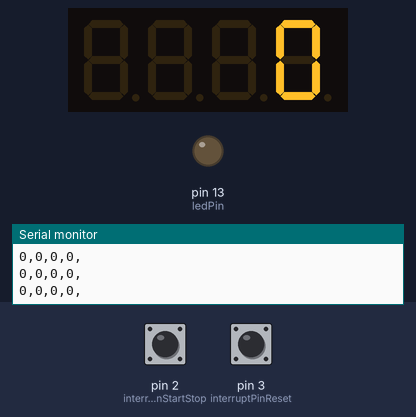
Recording of a program running on a simulated Arduino Nano, built with avr-gcc and run on an emulated ATmega328P. Parts: 4-digit seven-segment display, output pins drawn as LEDs (lit = HIGH), the last lines printed to the serial monitor. Dashed ring = blinking. Inputs (shaded band) come from the test bench; at power-on: pin 2 (interruptPinStartStop) HIGH, pin 3 (interruptPinReset) HIGH.

Above: at 1.2 s.
1.3 s: pin 2 (interruptPinStartStop) pulled LOW for 0.15 s
At 1.76 s:
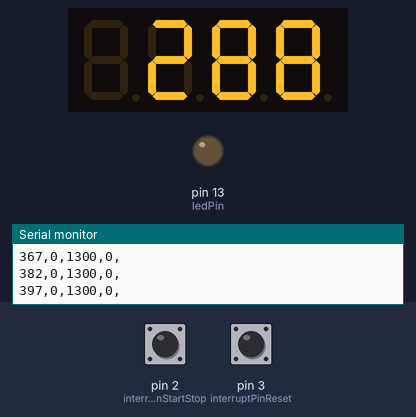
2.0 s: pin 2 (interruptPinStartStop) pulled LOW for 1 s
At 2.5 s:
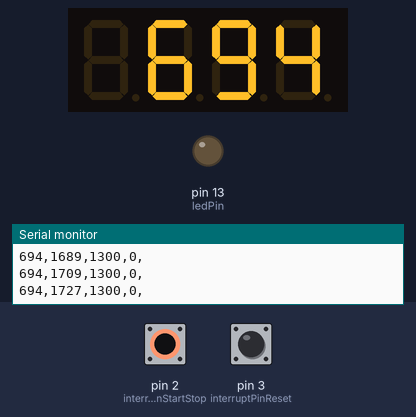
4.5 s: pin 3 (interruptPinReset) pulled LOW for 0.15 s
At 5.4 s:
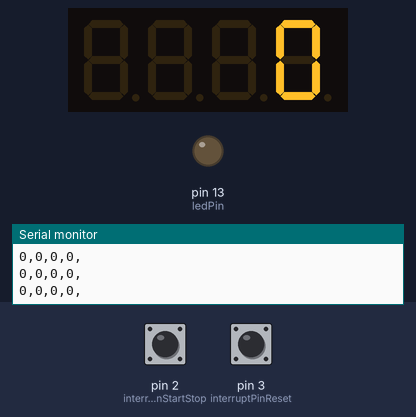
7.6 s: pin 2 (interruptPinStartStop) pulsed LOW 2 times (0.12 s each, 0.3 s apart)
At 7.91 s:
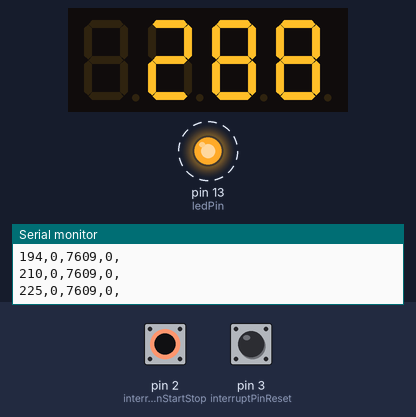
9.7 s: pin 2 (interruptPinStartStop) pulled LOW for 0.15 s
At 10.17 s:
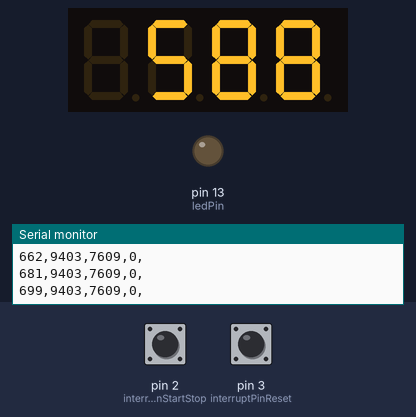
10.4 s: pin 2 (interruptPinStartStop) pulled LOW for 1 s
At 11.0 s:
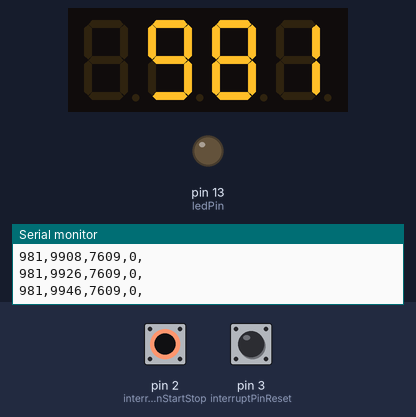
Timing chart, 0 to 13.4 s (numbered marks = the images above; inputs shaded):
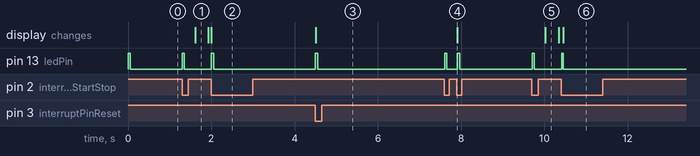

Measured:
- after the input at 1.3 s, pin 13 (ledPin): LOW → HIGH at once, → LOW 0.04 s later; the display: changes after 0.31 s (image 1)
- after the input at 2.0 s, pin 13 (ledPin): LOW → HIGH at once, → LOW 0.06 s later
- after the input at 4.5 s, pin 13 (ledPin): LOW → HIGH at once, → LOW 0.05 s later; the display: changes at once (image 3)
- after the input at 7.6 s, pin 13 (ledPin): alternates HIGH for 0.06 s and LOW for 0.25 s, 4 changes in all, then stays LOW, starting at once; the display: first changes after 0.31 s (image 4 shows a later state)
- after the input at 9.7 s, pin 13 (ledPin): LOW → HIGH at once, → LOW 0.06 s later; the display: changes after 0.32 s (image 5)
- after the input at 10.4 s, pin 13 (ledPin): LOW → HIGH at once, → LOW 0.04 s later

The program:

main.cpp
```cpp
#include <Arduino.h>
#include <SevSeg.h>

#define interruptPinStartStop 2 //The Start/Stop button pin
#define interruptPinReset 3 //The Reset button pin
#define ledPin 13 //LED builtin pin

uint32_t debounceDelay = 50;  //Debounce time - Switch ignore time
uint32_t lastDebounceTime = 0; //This will store the last time the LED was updated
bool debounceDelayDone = false; //Whether or not the debounce delay has occured
bool allowTiming = false;

//Create an instance of the object.
SevSeg myDisplay;

//Create global variables
uint32_t startTimePoint = 0;
uint32_t timeWhilstStopped = 0;
uint32_t TimeOfStopWatch = 0;
uint8_t stageVal = 0;

//Function to give clearance for serial output
void startStopFunc(){
  if (debounceDelayDone == true) {
    //If debounceDelayDone is true, do the following

    //Toggle between the modes
    if (allowTiming == true){
      allowTiming = false;
      // stageVal = 1;
    }
    //else if (allowTiming == false){
    else{
      allowTiming = true;
      // stageVal = 2;
    }
    lastDebounceTime = millis(); //Reset last debounce time
  }
}

//Function to give clearance for serial output
void resetFunc(){
  if (debounceDelayDone == true) {
    //If debounceDelayDone is true, do the following
    TimeOfStopWatch = 0;
    startTimePoint = 0;
    timeWhilstStopped = 0;
    allowTiming = false;
    lastDebounceTime = millis(); //Reset last debounce time
    // stageVal = 0;
  }
}

void setup(){
  Serial.begin(9600); //Initialises serial comms at a baud rate of 9600

  int displayType = COMMON_CATHODE; //Your display is either common cathode or common anode
    //This pinout is for a bubble dispaly
       //Declare what pins are connected to the GND pins (cathodes)
       int digit1 = 10;
       int digit2 = 12;
       int digit3 = 11;
       int digit4 = A0;

       //Declare what pins are connected to the segments (anodes)
       int segA = A1;
       int segB = A2;
       int segC = 4;
       int segD = 5;
       int segE = 6;
       int segF = 7;
       int segG = 8;
       int segDP= 9;

  int numberOfDigits = 4; //Do you have a 1, 2 or 4 digit display?

  myDisplay.Begin(displayType, numberOfDigits, digit1, digit2, digit3, digit4, segA, segB, segC, segD, segE, segF, segG, segDP);

  myDisplay.SetBrightness(100); //Set the display to 100% brightness level

  pinMode(ledPin, OUTPUT); //Sets the builtin led pin as an output
  pinMode(interruptPinStartStop, INPUT_PULLUP); //Assigns a pull up resistor to the push button
  pinMode(interruptPinReset, INPUT_PULLUP); //Assigns a pull up resistor to the push button

  //Run the dispValFunc function when the pin is high
  attachInterrupt(digitalPinToInterrupt(interruptPinStartStop), startStopFunc, FALLING);

  //Run the dispValFunc function when the pin is high
  attachInterrupt(digitalPinToInterrupt(interruptPinReset), resetFunc, FALLING);
}

void loop(){
  //Example ways of displaying a decimal number
  char tempString[10]; //Used for sprintf
  sprintf(tempString, "%4d", TimeOfStopWatch); //Convert TimeOfStopWatch into a string that is right adjusted

  if (TimeOfStopWatch >= 1000 && TimeOfStopWatch < 10000){
    myDisplay.DisplayString(tempString, 1);
  }
  else if (TimeOfStopWatch >= 10000){
    myDisplay.DisplayString(tempString, 2);
  }
  else{
    myDisplay.DisplayString(tempString, 0);
  }

  // Main timing stuff starts here
  //Pressed start
  if(allowTiming == true){
    if(TimeOfStopWatch == 0){
      startTimePoint = millis();
      TimeOfStopWatch++;
      // stageVal = 1;
    }
    else if(timeWhilstStopped == 0){
      TimeOfStopWatch = millis() - timeWhilstStopped - startTimePoint;
      // stageVal = 2;
    }
    else{
      TimeOfStopWatch = millis() - timeWhilstStopped;
      // stageVal = 3;
    }
  }
  //Pressed stop
  else if(allowTiming == false) {
    if(TimeOfStopWatch != 0){
      timeWhilstStopped = millis() - TimeOfStopWatch;
      // stageVal = 4;
    }
    else{
      timeWhilstStopped = 0;
      // stageVal = 5;
    }
  }
  // Main timing stuff stops here
  // /*
  Serial.print(TimeOfStopWatch);
  Serial.print(",");
  Serial.print(timeWhilstStopped);
  Serial.print(",");
  Serial.print(startTimePoint);
  Serial.print(",");
  Serial.print(stageVal);
  Serial.println(",");
  // */

  //Take care of switch debouncing
  if (millis() - lastDebounceTime >= debounceDelay){
    debounceDelayDone = true;
    digitalWrite(ledPin, LOW);
  }
  else {
    debounceDelayDone = false;
    digitalWrite(ledPin, HIGH);
  }
}
```

testing_version.cpp
```cpp
#include <Arduino.h>
#include <SevSeg.h>

#define interruptPinStartStop 2 //The Start/Stop button pin
#define interruptPinReset 3 //The Reset button pin
#define ledPin 13 //LED builtin pin

uint32_t debounceDelay = 50;  //Debounce time - Switch ignore time
uint32_t lastDebounceTime = 0; //This will store the last time the LED was updated
bool debounceDelayDone = false; //Whether or not the debounce delay has occured
bool allowTiming = false;

//Create an instance of the object.
SevSeg myDisplay;

//Create global variables
uint32_t startTimePoint = 0;
uint32_t timeWhilstStopped = 0;
uint32_t TimeOfStopWatch = 0;
uint8_t stageVal = 0;

//Function to give clearance for serial output
void startStopFunc(){
  if (debounceDelayDone == true) {
    //If debounceDelayDone is true, do the following

    //Toggle between the modes
    if (allowTiming == true){
      allowTiming = false;
      // stageVal = 1;
    }
    //else if (allowTiming == false){
    else{
      allowTiming = true;
      // stageVal = 2;
    }
    lastDebounceTime = millis(); //Reset last debounce time
  }
}

//Function to give clearance for serial output
void resetFunc(){
  if (debounceDelayDone == true) {
    //If debounceDelayDone is true, do the following
    TimeOfStopWatch = 0;
    startTimePoint = 0;
    timeWhilstStopped = 0;
    allowTiming = false;
    lastDebounceTime = millis(); //Reset last debounce time
    // stageVal = 0;
  }
}

void setup(){
  Serial.begin(9600); //Initialises serial comms at a baud rate of 9600

  int displayType = COMMON_CATHODE; //Your display is either common cathode or common anode
    //This pinout is for a bubble dispaly
       //Declare what pins are connected to the GND pins (cathodes)
       int digit1 = 10;
       int digit2 = 12;
       int digit3 = 11;
       int digit4 = A0;

       //Declare what pins are connected to the segments (anodes)
       int segA = A1;
       int segB = A2;
       int segC = 4;
       int segD = 5;
       int segE = 6;
       int segF = 7;
       int segG = 8;
       int segDP= 9;

  int numberOfDigits = 4; //Do you have a 1, 2 or 4 digit display?

  myDisplay.Begin(displayType, numberOfDigits, digit1, digit2, digit3, digit4, segA, segB, segC, segD, segE, segF, segG, segDP);

  myDisplay.SetBrightness(100); //Set the display to 100% brightness level

  pinMode(ledPin, OUTPUT); //Sets the builtin led pin as an output
  pinMode(interruptPinStartStop, INPUT_PULLUP); //Assigns a pull up resistor to the push button
  pinMode(interruptPinReset, INPUT_PULLUP); //Assigns a pull up resistor to the push button

  //Run the dispValFunc function when the pin is high
  attachInterrupt(digitalPinToInterrupt(interruptPinStartStop), startStopFunc, FALLING);

  //Run the dispValFunc function when the pin is high
  attachInterrupt(digitalPinToInterrupt(interruptPinReset), resetFunc, FALLING);
}

void loop(){
  //Example ways of displaying a decimal number
  char tempString[10]; //Used for sprintf
  sprintf(tempString, "%4d", TimeOfStopWatch); //Convert TimeOfStopWatch into a string that is right adjusted

  if (TimeOfStopWatch >= 1000 && TimeOfStopWatch < 10000){
    myDisplay.DisplayString(tempString, 1);
  }
  else if (TimeOfStopWatch >= 10000){
    myDisplay.DisplayString(tempString, 2);
  }
  else{
    myDisplay.DisplayString(tempString, 0);
  }

  // Main timing stuff starts here
  //Pressed start
  if(allowTiming == true){
    if(TimeOfStopWatch == 0){
      startTimePoint = millis();
      TimeOfStopWatch++;
      // stageVal = 1;
    }
    else if(timeWhilstStopped == 0){
      TimeOfStopWatch = millis() - timeWhilstStopped - startTimePoint;
      // stageVal = 2;
    }
    else{
      TimeOfStopWatch = millis() - timeWhilstStopped;
      // stageVal = 3;
    }
  }
  //Pressed stop
  else if(allowTiming == false) {
    if(TimeOfStopWatch != 0){
      timeWhilstStopped = millis() - TimeOfStopWatch;
      // stageVal = 4;
    }
    else{
      timeWhilstStopped = 0;
      // stageVal = 5;
    }
  }
  // Main timing stuff stops here
  // /*
  Serial.print(TimeOfStopWatch);
  Serial.print(",");
  Serial.print(timeWhilstStopped);
  Serial.print(",");
  Serial.print(startTimePoint);
  Serial.print(",");
  Serial.print(stageVal);
  Serial.println(",");
  // */

  //Take care of switch debouncing
  if (millis() - lastDebounceTime >= debounceDelay){
    debounceDelayDone = true;
    digitalWrite(ledPin, LOW);
  }
  else {
    debounceDelayDone = false;
    digitalWrite(ledPin, HIGH);
  }
}
```
